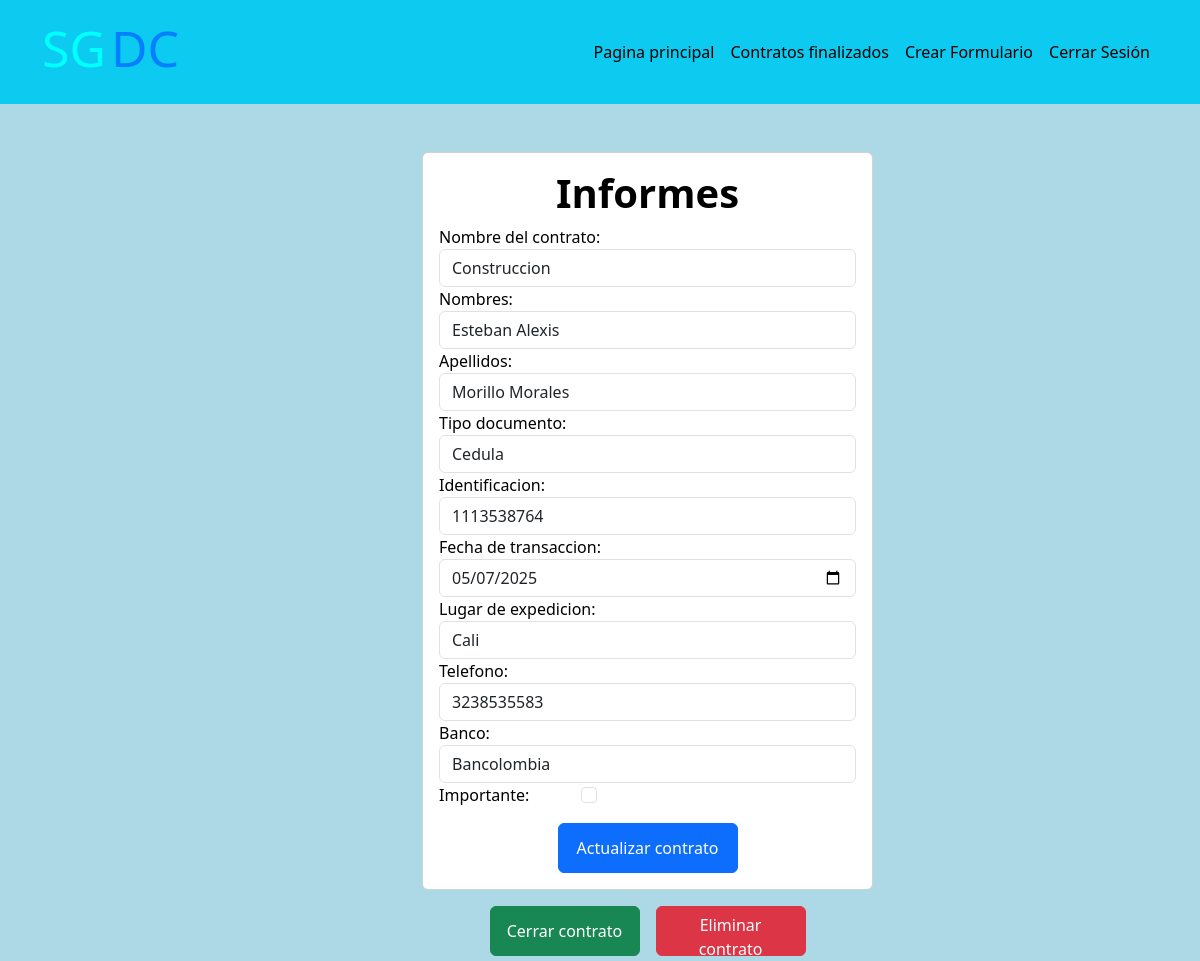
Screenshot of /principal/74/ (signed in) with the database file from the repository.
### proyecto/models.py (models this page shows, shortened)
class Task(models.Model):
    TIPO_DOCUMENTO = [
        ('CC', 'Cedula'),
        ('NIT', 'Nit'),
    ]
    BANCO = [
        ('Bancolombia', 'Bancolombia'),
        ('Nequi', 'Nequi'),
        ('Daviplata', 'Daviplata'),
    ]
    nombre_del_contrato = models.CharField(max_length=100, default='')
    nombres = models.CharField(max_length=100, default='')
    apellidos = models.CharField(max_length=100, default='')
    tipo_documento = models.CharField(max_length=30, choices=TIPO_DOCUMENTO, default='')
    identificacion = models.CharField(max_length=20, default='')
    fecha_de_transaccion = models.DateField(null=True, blank=True)
    lugar_de_expedicion = models.CharField(max_length=100, default='')
    telefono =  models.CharField(max_length=20, default='')
    banco = models.CharField(max_length=30, choices=BANCO, default='')
    created = models.DateTimeField(auto_now_add=True)
    datecompleted = models.DateTimeField(null=True, blank=True)
    importante = models.BooleanField(default=False)
    user = models.ForeignKey(User, on_delete=models.CASCADE)

### proyecto/views.py (the view, shortened to what this page needs)
# urls.py: path('principal/<int:informes_id>/', views.informes, name = 'informes'),
@login_required
def informes(request, informes_id):
    if request.method == 'GET':
        task = get_object_or_404(Task, pk=informes_id, user=request.user)
        form = TaskForm(instance=task)
        return render(request, 'informes.html', {'task': task, 'form': form})

### proyecto/templates/informes.html (shortened to what this page needs)
{% extends 'bases.html' %}
{% block content %}
<main class="container">
    <div class="row">
        <div class="col-md-5 offset-md-4 mt-5">
            <form method="POST" class="card card-body">
                <h1 class="text-center display-20 fw-bold">Informes</h1>
                {{form}}
                <div class="text-center mt-3">
                    <button class="btn btn-primary" style="width: 180px; height: 50px;">
                        Actualizar contrato
                    </button>
                </div>
            </form>
            <div class="d-flex justify-content-center gap-3 mt-3">
                <form action="{% url 'tarea_realizada' task.id %}" method="POST">
                    <button class="btn btn-success" style="width: 150px; height: 50px;">
                        Cerrar contrato
                    </button>
                </form>
                <form action="{% url 'tarea_eliminada' task.id %}" method="POST">
                    <button class="btn btn-danger" style="width: 150px; height: 50px;">
                        Eliminar contrato
                    </button>
                </form>
            </div>
        </div>
    </div>
</main>
{% endblock %}

### rows the page displays
Task: nombre_del_contrato "Construccion", nombres "Esteban Alexis", apellidos "Morillo Morales", tipo_documento "Cedula", identificacion "1113538764", fecha_de_transaccion "05/07/2025", lugar_de_expedicion "Cali", telefono "3238535583", banco "Bancolombia"
